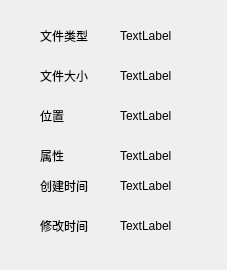
<?xml version="1.0" encoding="UTF-8"?>
<ui version="4.0">
 <class>Property</class>
 <widget class="QWidget" name="Property">
  <property name="geometry">
   <rect>
    <x>0</x>
    <y>0</y>
    <width>227</width>
    <height>270</height>
   </rect>
  </property>
  <property name="windowTitle">
   <string>Form</string>
  </property>
  <widget class="QLabel" name="type_label">
   <property name="geometry">
    <rect>
     <x>40</x>
     <y>20</y>
     <width>54</width>
     <height>31</height>
    </rect>
   </property>
   <property name="text">
    <string>文件类型</string>
   </property>
  </widget>
  <widget class="QLabel" name="size_label">
   <property name="geometry">
    <rect>
     <x>40</x>
     <y>60</y>
     <width>54</width>
     <height>31</height>
    </rect>
   </property>
   <property name="text">
    <string>文件大小</string>
   </property>
  </widget>
  <widget class="QLabel" name="loction_label">
   <property name="geometry">
    <rect>
     <x>40</x>
     <y>100</y>
     <width>54</width>
     <height>31</height>
    </rect>
   </property>
   <property name="text">
    <string>位置</string>
   </property>
  </widget>
  <widget class="QLabel" name="property_label">
   <property name="geometry">
    <rect>
     <x>40</x>
     <y>140</y>
     <width>54</width>
     <height>31</height>
    </rect>
   </property>
   <property name="text">
    <string>属性</string>
   </property>
  </widget>
  <widget class="QLabel" name="creat_time_label">
   <property name="geometry">
    <rect>
     <x>40</x>
     <y>170</y>
     <width>54</width>
     <height>31</height>
    </rect>
   </property>
   <property name="text">
    <string>创建时间</string>
   </property>
  </widget>
  <widget class="QLabel" name="update_time_label">
   <property name="geometry">
    <rect>
     <x>40</x>
     <y>210</y>
     <width>54</width>
     <height>31</height>
    </rect>
   </property>
   <property name="text">
    <string>修改时间</string>
   </property>
  </widget>
  <widget class="QLabel" name="label">
   <property name="geometry">
    <rect>
     <x>120</x>
     <y>30</y>
     <width>54</width>
     <height>12</height>
    </rect>
   </property>
   <property name="text">
    <string>TextLabel</string>
   </property>
  </widget>
  <widget class="QLabel" name="label_2">
   <property name="geometry">
    <rect>
     <x>120</x>
     <y>70</y>
     <width>54</width>
     <height>12</height>
    </rect>
   </property>
   <property name="text">
    <string>TextLabel</string>
   </property>
  </widget>
  <widget class="QLabel" name="label_3">
   <property name="geometry">
    <rect>
     <x>120</x>
     <y>110</y>
     <width>54</width>
     <height>12</height>
    </rect>
   </property>
   <property name="text">
    <string>TextLabel</string>
   </property>
  </widget>
  <widget class="QLabel" name="label_4">
   <property name="geometry">
    <rect>
     <x>120</x>
     <y>150</y>
     <width>54</width>
     <height>12</height>
    </rect>
   </property>
   <property name="text">
    <string>TextLabel</string>
   </property>
  </widget>
  <widget class="QLabel" name="label_5">
   <property name="geometry">
    <rect>
     <x>120</x>
     <y>180</y>
     <width>54</width>
     <height>12</height>
    </rect>
   </property>
   <property name="text">
    <string>TextLabel</string>
   </property>
  </widget>
  <widget class="QLabel" name="label_6">
   <property name="geometry">
    <rect>
     <x>120</x>
     <y>220</y>
     <width>54</width>
     <height>12</height>
    </rect>
   </property>
   <property name="text">
    <string>TextLabel</string>
   </property>
  </widget>
 </widget>
 <resources/>
 <connections/>
</ui>
